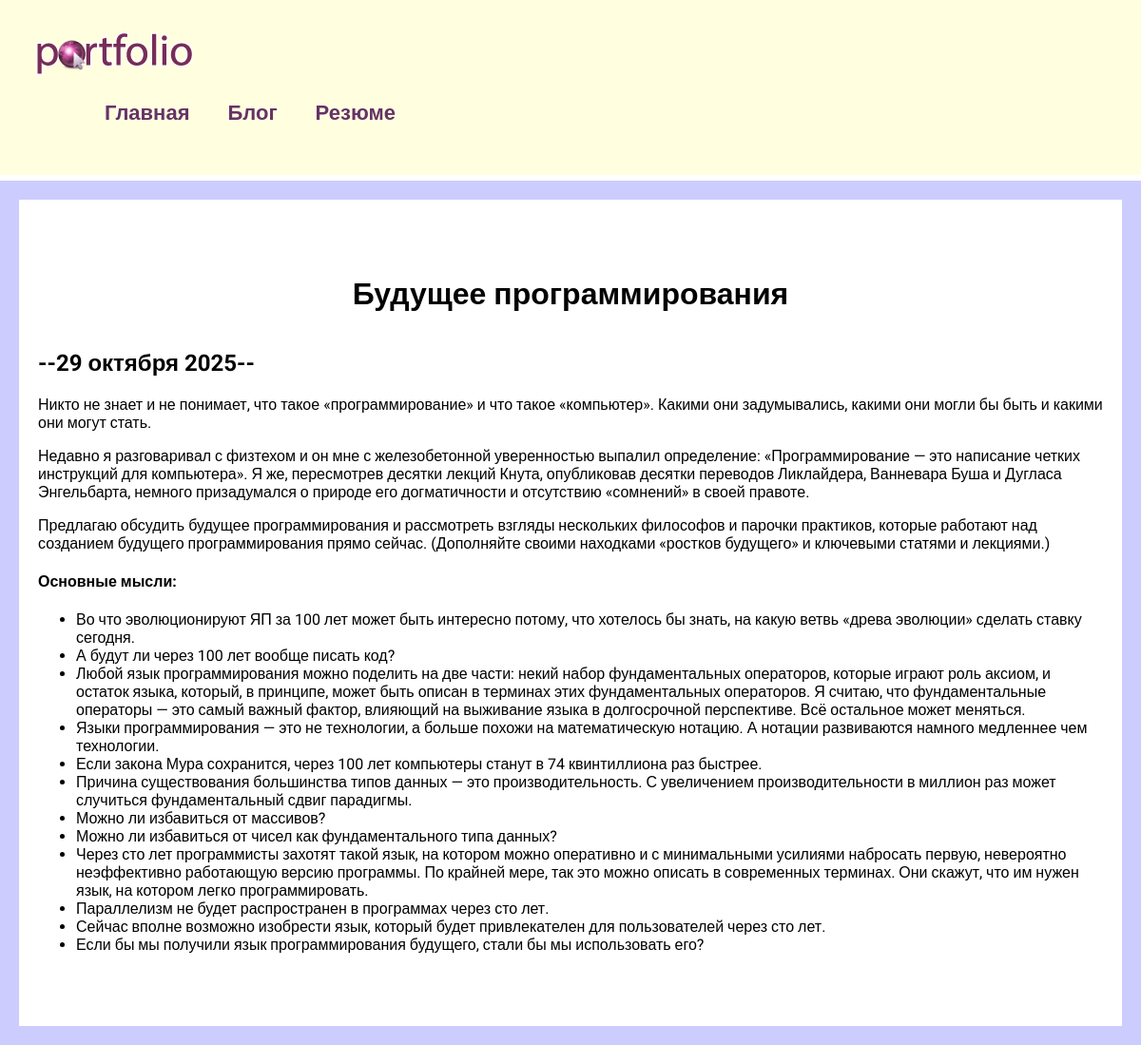
Page /blog/2 on the committed database.
### blog/models.py (models this page shows, shortened)
class Blog(models.Model):
    title = models.CharField(max_length=200)
    description = models.TextField()
    date = models.DateField()

### blog/views.py (the view)
# urls.py: path('<int:blog_id>', views.detail, name='detail'),
def detail(request, blog_id):
    blog = get_object_or_404(Blog, pk=blog_id)
    return render(request, 'blog/details.html', {'blog': blog})

### blog/templates/blog/details.html
{% extends 'skills/base.html' %}
{% block content %}
<div class="detail">
<h1>{{ blog.title }}</h1>
    <h2>--{{blog.date|date:'j E Y'}}--</h2>
    {{ blog.description|safe }}
</div>
{% endblock %}

### skills/static/css/style.css (style rules this page uses)
body { font-family: "Roboto", sans-serif; padding: 0; margin: 0; background: #CCCCFF; }
.content h1 { text-align: center; margin: 60px 0 40px }
.detail { background: #FFF; padding: 20px 20px 60px; }

### rows in the picture
Blog: title "Будущее программирования", date "29 октября 2025", description "Никто не знает и не понимает, что такое «программирование» и что такое «компьютер». Какими они задумывались, какими они могли бы быть и какими они могут стать. Недавно я разговаривал с физтехом и он мне с железобетонной уверенностью выпалил определение: «Программирование — это написание четких инструкций для компьютера». Я же, пересмотрев десятки лекций Кнута, опубликовав десятки переводов Ликлайдера, Ванневара Буша и Дугласа Энгельбарта, немного призадумался о природе его догматичности и отсутствию «сомнений» в своей правоте. Предлагаю обсудить будущее программирования и рассмотреть взгляды нескольких философов и парочки практиков, которые работают над созданием будущего программирования…"
